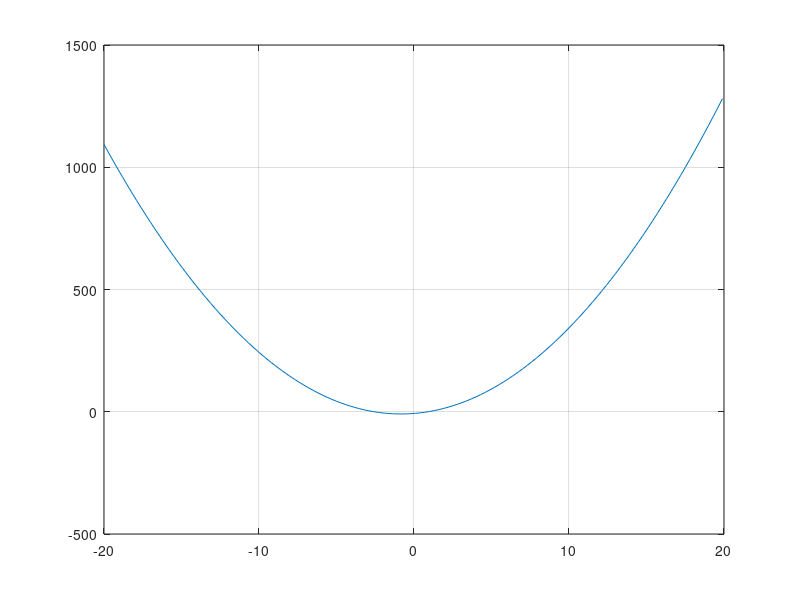

Reproduce this figure in MATLAB. (Note: this script raises an error after producing the figure.)
clear all %#ok<CLALL>
close all
clc

% options
o = optimset();
o = optimset(o, 'MaxIter', 1e3);
o = optimset(o, 'Tolx', 1e-5, 'TolFun', 1e-7);
o = optimset(o, 'Display', 'iter');

% function
x = -20:0.3:20;
fg = @(x) 3*x.^2 + 5*x - 7;
x0 = 9;

% plot
plot(x, fg(x));
hold on;
grid on;

% a.)
% minimum search
xmin = fminsearch(fg, x0, o);
display("Minimum point: (" + xmin + ", " + fg(xmin) + ")");
% plot
plot(xmin, fg(xmin), 'ro');

% b.)
% minimum search between -7 and -2
x01 = [-7, -2];
xmin = fminbnd(fg, x01(1), x01(2), o);
display("Minimum point: (" + xmin + ", " + fg(xmin) + ")");

% plot
plot(xmin, fg(xmin), 'm*');

% c.)
% maximum search between -7 and -2
x01 = [-7, -2];
fgMax = @(x) -fg(x);
xmin = fminbnd(fgMax, x01(1), x01(2), o);
display("Maximum point: (" + xmin + ", " + fg(xmin) + ")");

% plot
plot(xmin, fg(xmin), 'k*');
legend('f(x)', 'fminsearch', 'fminbnd', 'fminbnd');